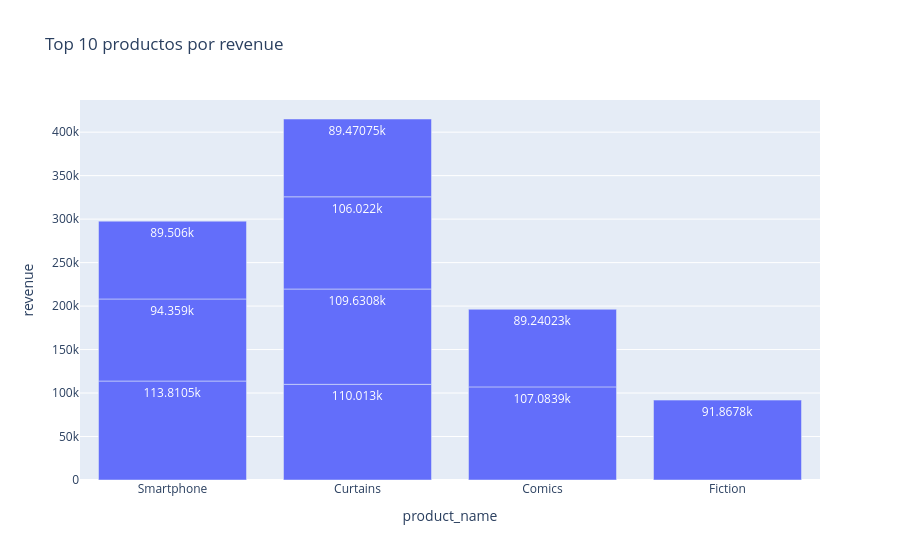

Notebook cell for this chart:
### Code cell
top_products = product_perf.sort_values("revenue", ascending=False).head(10)

fig = px.bar(
    top_products,
    x="product_name",
    y="revenue",
    title="Top 10 productos por revenue",
    text_auto=True
)
fig.show()

### Figure 1 — Plotly figure (JSON) as saved in the notebook; plotly's stock layout.template omitted (floating-point values rounded to 4 significant figures)
{"data": [{"hovertemplate": "product_name=%{x}<br>revenue=%{y}<extra></extra>", "legendgroup": "", "marker": {"color": "#636efa", "pattern": {"shape": ""}}, "name": "", "orientation": "v", "showlegend": false, "textposition": "auto", "texttemplate": "%{y}", "type": "bar", "x": ["Smartphone", "Curtains", "Curtains", "Comics", "Curtains", "Smartphone", "Fiction", "Smartphone", "Curtains", "Comics"], "xaxis": "x", "y": [113800.0, 110000.0, 109600.0, 107100.0, 106000.0, 94360.0, 91870.0, 89510.0, 89470.0, 89240.0], "yaxis": "y"}], "layout": {"barmode": "relative", "legend": {"tracegroupgap": 0}, "title": {"text": "Top 10 productos por revenue"}, "xaxis": {"anchor": "y", "domain": [0, 1], "title": {"text": "product_name"}}, "yaxis": {"anchor": "x", "domain": [0, 1], "title": {"text": "revenue"}}}}
